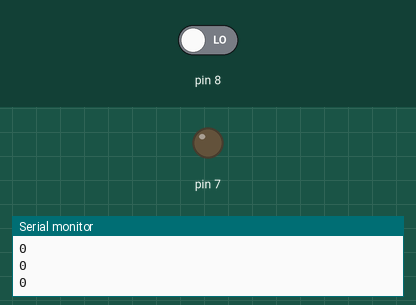
A sketch run on a simulated Arduino Uno, built with avr-gcc and run on an emulated ATmega328P. Parts: output pins drawn as LEDs (lit = HIGH), the last lines printed to the serial monitor. Inputs (shaded band) come from the test bench; at power-on: pin 8 LOW.

Above: at 1.4 s.
1.5 s: pin 8 driven HIGH
At 2.8 s:
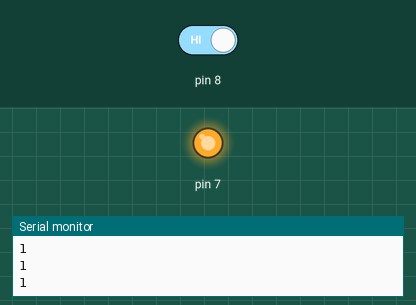
Timing chart, 0 to 4.5 s (numbered marks = the images above; inputs shaded):
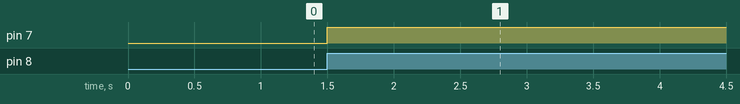

Measured:
- after the input at 1.5 s, pin 7: LOW → HIGH at once

The sketch:

sketch_oct11a.ino
```cpp
int state=0;
void setup() {
 Serial.begin(9600);
  pinMode(7, OUTPUT);

  pinMode(8, INPUT);
}

void loop() {

   state=digitalRead(8);
 if(state==1)
  {digitalWrite(7, HIGH);
  }
 Serial.println(state);
 delay(300);
}
```
